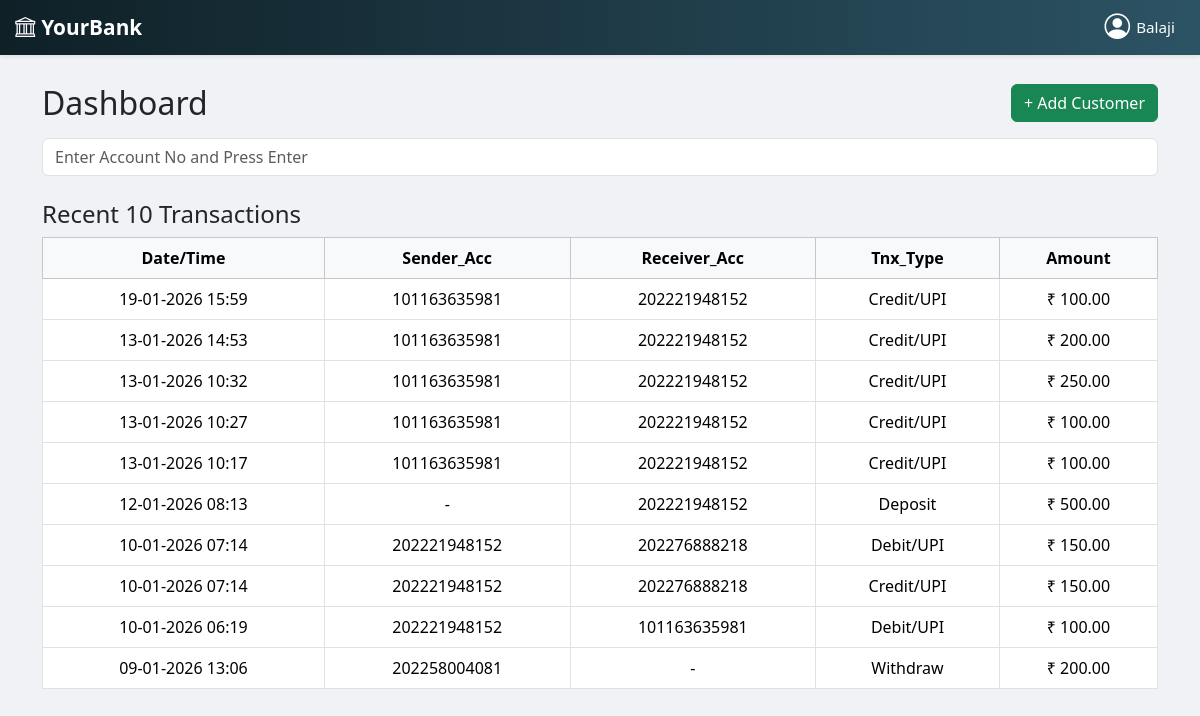
The app's page /yourbank/staff/dashboard/ (signed in) with its own data.
### YourBank/models.py (models this page shows, shortened)
class Transaction(models.Model):
    TRANSACTION_TYPE = [
        ('DEPOSIT', 'Deposit'),
        ('WITHDRAW', 'Withdraw'),
        ('TRANSFER', 'Transfer'),
        ('CREDIT', 'Credit'),
        ('DEBIT', 'Debit'),
    ]
    customer = models.ForeignKey(Customer, on_delete=models.CASCADE, related_name="transactions")
    transaction_type = models.CharField(max_length=10, choices=TRANSACTION_TYPE)
    amount = models.DecimalField(max_digits=12, decimal_places=2, default=0.00)
    balance_before = models.DecimalField(max_digits=12, decimal_places=2, default=0)
    balance_after = models.DecimalField(max_digits=12, decimal_places=2)
    sender_account = models.CharField(max_length=30, null=True, blank=True)
    receiver_account = models.CharField(max_length=30, null=True, blank=True)
    sender_bank = models.CharField(max_length=50, null=True, blank=True)
    receiver_bank = models.CharField(max_length=50, null=True, blank=True)  # New field for cross-bank transfers
    sender_mobile = models.CharField(max_length=10, blank=True, default='')
    receiver_mobile = models.CharField(max_length=10, blank=True, default='')
    note = models.CharField(max_length=255, blank=True)
    date = models.DateTimeField(default=timezone.now)

### YourBank/views.py (the view, shortened to what this page needs)
# urls.py: path("staff/dashboard/", views.staff_dashboard, name="staff_dashboard"),
def staff_dashboard(request):
    if 'staff_id' not in request.session:
        return redirect('yourbank:staff_login')
    query = request.GET.get('q', '').strip()
    recent_transactions = Transaction.objects.select_related("customer").order_by("-date")[:10]
    for txn in recent_transactions:
        txn.display_type = get_display_type(txn)
    return render(
        request,
        "yourbank/staff_dashboard.html",
        {"transactions": recent_transactions})

### YourBank/views.py (called while the page is built)
def get_display_type(txn):
    if txn.transaction_type == "CREDIT":
        return "Credit/UPI"
    elif txn.transaction_type == "DEBIT":
        return "Debit/UPI"
    return txn.get_transaction_type_display()

### YourBank/templates/yourbank/staff_dashboard.html (shortened to what this page needs)
{% extends 'yourbank/index.html' %}
{% load static %}
{% block content %}
<div class="container">
  <h2 class="d-flex justify-content-between align-items-center flex-wrap">
    Dashboard
    <a href="{% url 'yourbank:create_customer_start' %}" class="btn btn-success mt-2 mt-sm-0">+ Add Customer</a>
  </h2>
  <form method="GET" class="mt-3 mb-3">
    <input
        type="text"
        name="q"
        placeholder="Enter Account No and Press Enter"
        class="form-control"
        value="{{ request.GET.q|default:'' }}"
    >
  </form>
  <h4 class="mt-4">Recent 10 Transactions</h4>
<div class="table-responsive">
  <table class="table table-hover table-bordered align-middle text-center">
    <thead class="table-light">
      <tr>
        <th>Date/Time</th>
        <th>Sender_Acc</th>
        <th>Receiver_Acc</th>
        <th>Tnx_Type</th>
        <th>Amount</th>
      </tr>
    </thead>
    <tbody>
      {% for tx in transactions %}
      <tr>
        <td>{{ tx.date|date:"d-m-Y H:i" }}</td>
        <td>{{ tx.sender_account|default:"-" }}</td>
        <td>{{ tx.receiver_account|default:"-" }}</td>
        <td>{{ tx.display_type }}</td>
        <td>₹ {{ tx.amount }}</td>
      </tr>
      {% empty %}
      <tr><td colspan="7" class="text-center">No transactions found</td></tr>
      {% endfor %}
    </tbody>
  </table>
</div>
</div>
{% endblock content %}

### YourBank/templates/yourbank/staff_dashboard.html (style rules this page uses)
.container { margin-top: 7%; }

### records on screen
Transaction: date "19-01-2026 15:59", sender_account "101163635981", receiver_account "202221948152", display_type "Credit/UPI", amount "100.00"
Transaction: date "13-01-2026 14:53", sender_account "101163635981", receiver_account "202221948152", display_type "Credit/UPI", amount "200.00"
Transaction: date "13-01-2026 10:32", sender_account "101163635981", receiver_account "202221948152", display_type "Credit/UPI", amount "250.00"
Transaction: date "13-01-2026 10:27", sender_account "101163635981", receiver_account "202221948152", display_type "Credit/UPI", amount "100.00"
Transaction: date "13-01-2026 10:17", sender_account "101163635981", receiver_account "202221948152", display_type "Credit/UPI", amount "100.00"
Transaction: date "12-01-2026 08:13", sender_account "-", receiver_account "202221948152", display_type "Deposit", amount "500.00"
Transaction: date "10-01-2026 07:14", sender_account "202221948152", receiver_account "202276888218", display_type "Debit/UPI", amount "150.00"
Transaction: date "10-01-2026 07:14", sender_account "202221948152", receiver_account "202276888218", display_type "Credit/UPI", amount "150.00"
Transaction: date "10-01-2026 06:19", sender_account "202221948152", receiver_account "101163635981", display_type "Debit/UPI", amount "100.00"
Transaction: date "09-01-2026 13:06", sender_account "202258004081", receiver_account "-", display_type "Withdraw", amount "200.00"

### other values on screen
{{ request.session.staff_username }} "Balaji"
